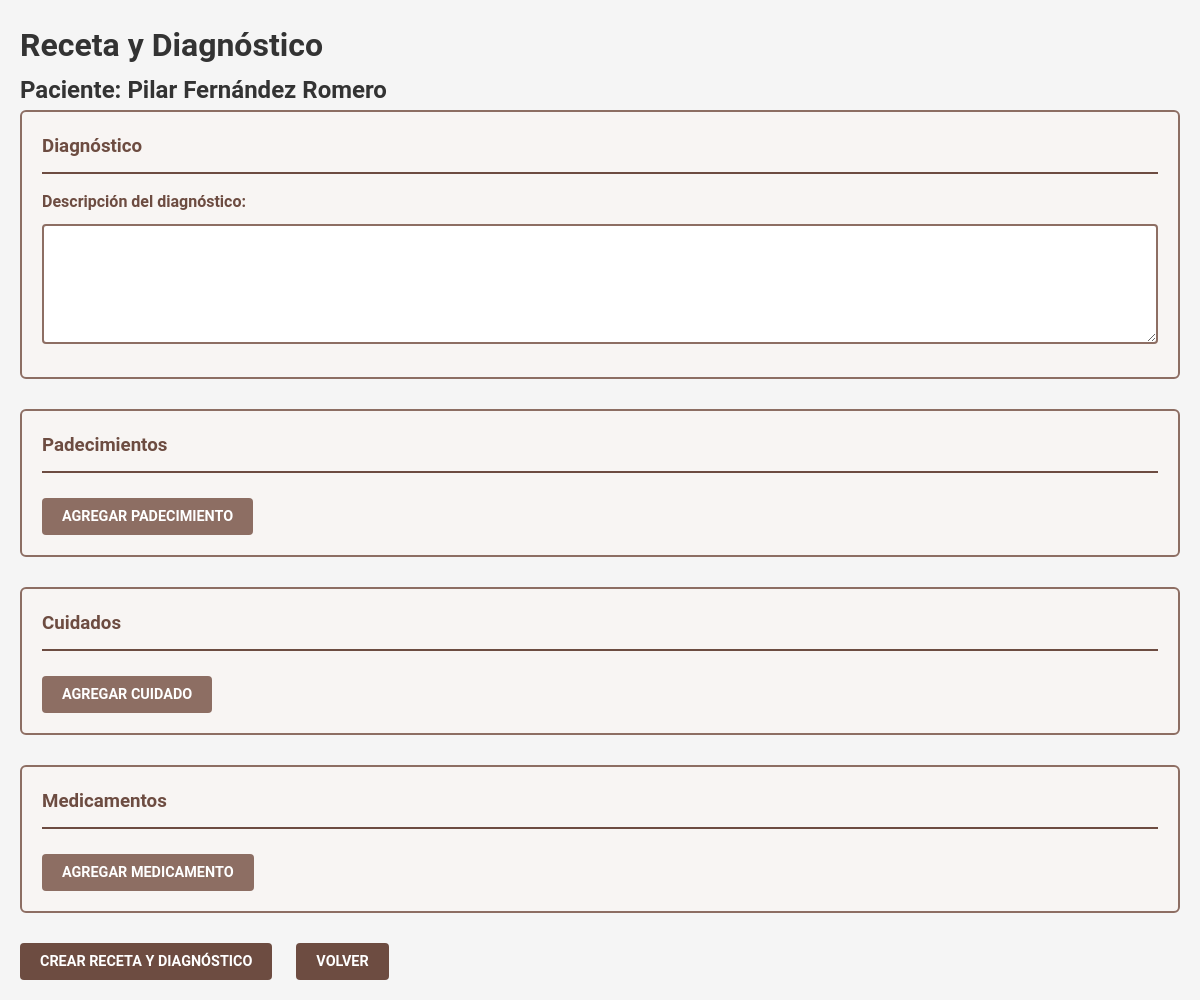
Before: /doctor/receta-paciente/54/ (signed in) with the older database file.
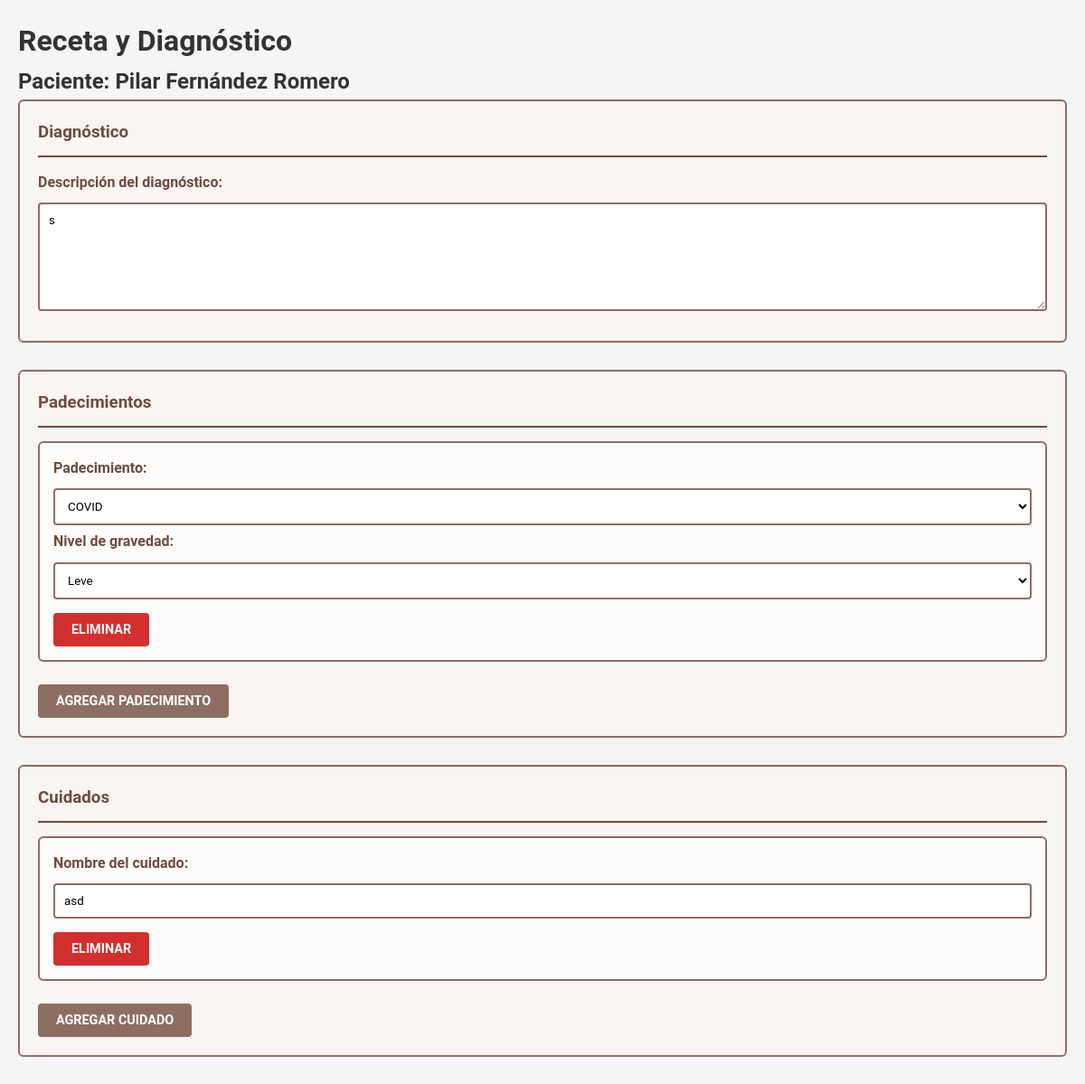
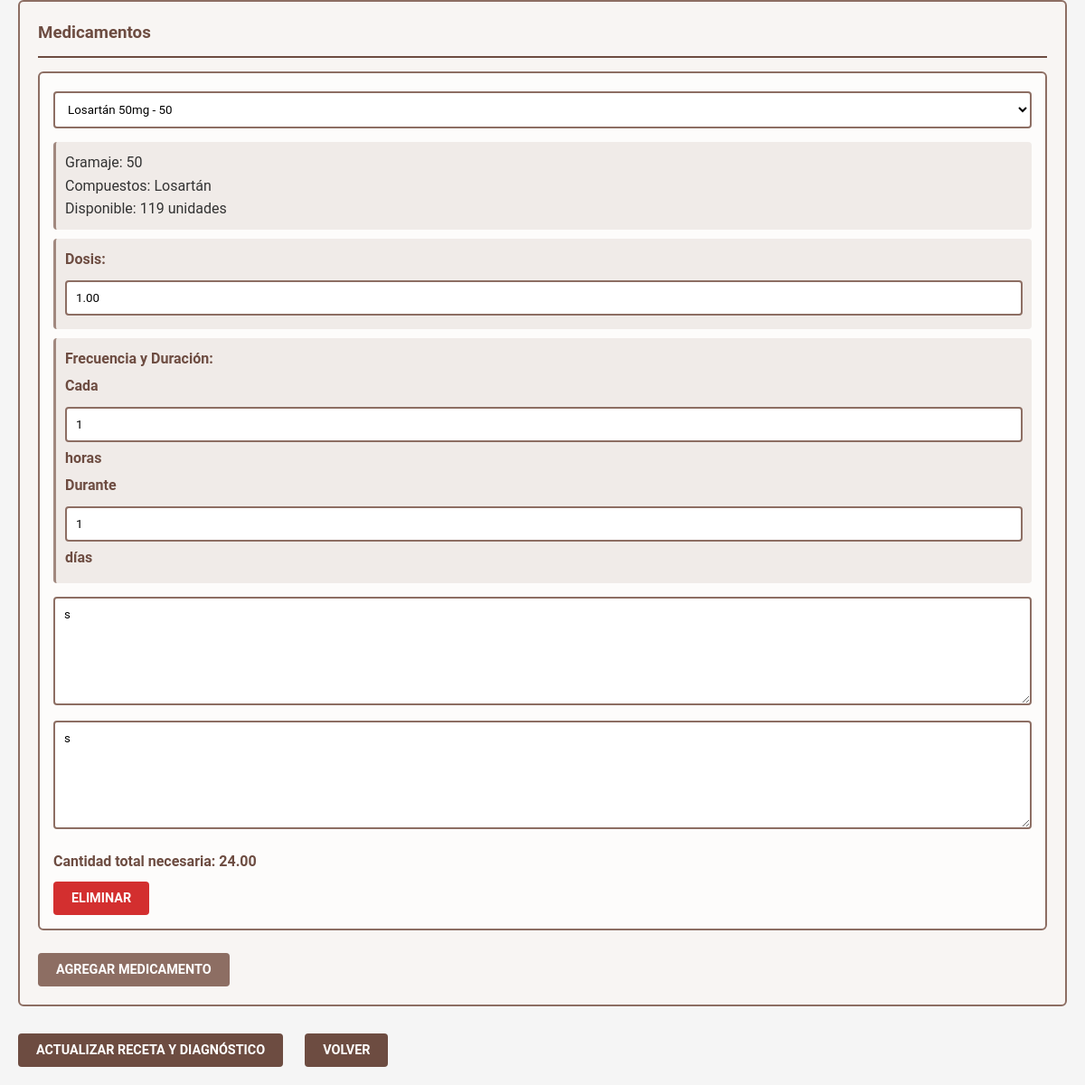
After: the same page with the newer database file (2 pictures, top to bottom).
### usuarioJefa/models.py (models this page shows, shortened)
class Paciente(models.Model):
    SEXO_CHOICES = [
        ('M', 'Masculino'),
        ('F', 'Femenino'),
    ]
    ESTADO_CHOICES = [
        ('ACTIVO', 'Activo'),
        ('INACTIVO', 'Inactivo'),
    ]
    nombres = models.CharField(max_length=100)
    apellidos = models.CharField(max_length=100)
    fecha_nacimiento = models.DateField()
    sexo = models.CharField(max_length=1, choices=SEXO_CHOICES)
    num_seguridad_social = models.CharField(max_length=20, unique=True)
    fecha_ingreso = models.DateTimeField(default=timezone.now)
    estado = models.CharField(max_length=10, choices=ESTADO_CHOICES, default='ACTIVO')
    area = models.ForeignKey('login.AreaEspecialidad', on_delete=models.PROTECT)  # Referenciamos a login.AreaEspecialidad
    doctor_actual = models.ForeignKey(
        Usuarios,
        on_delete=models.SET_NULL,
        null=True,
        related_name='pacientes_doctor',
        limit_choices_to={'tipoUsuario': 'DR'}
    )
    enfermero_actual = models.ForeignKey(
        Usuarios,
        on_delete=models.SET_NULL,
        null=True,
        related_name='pacientes_enfermero',
        limit_choices_to={'tipoUsuario': 'EN'}
    )
    hospital_origen = models.CharField(max_length=200, blank=True, null=True)
    esta_activo = models.BooleanField(default=True)
    fecha_alta = models.DateTimeField(null=True, blank=True)
    numero_ingresos = models.PositiveIntegerField(default=1)

class Medicamento(models.Model):
    nombre = models.CharField(max_length=200)
    gramaje = models.CharField(max_length=50)
    compuestos = models.ManyToManyField(Compuesto)
    cantidad_disponible = models.IntegerField(default=0)
    fecha_actualizacion = models.DateTimeField(auto_now=True)
    class Meta:
        verbose_name = 'Medicamento'
        verbose_name_plural = 'Medicamentos'

class Compuesto(models.Model):
    nombre = models.CharField(max_length=200)
    descripcion = models.TextField(blank=True)
    def __str__(self):
        return self.nombre
    class Meta:
        verbose_name = 'Compuesto'
        verbose_name_plural = 'Compuestos'

### usuarioDoctor/models.py (models this page shows, shortened)
class Diagnostico(models.Model):
    NIVELES_GRAVEDAD = [
        (1, 'Leve'),
        (2, 'Moderado'),
        (3, 'Grave')
    ]
    paciente = models.ForeignKey('usuarioJefa.Paciente', on_delete=models.CASCADE, related_name='diagnosticos')
    doctor = models.ForeignKey(
        Usuarios,
        on_delete=models.PROTECT,
        limit_choices_to={'tipoUsuario': 'DR'}
    )
    descripcion = models.TextField()
    cuidados_especificos = models.TextField()
    fecha_creacion = models.DateTimeField(auto_now_add=True)
    fecha_modificacion = models.DateTimeField(auto_now=True)
    aprobado_por_jefa = models.BooleanField(default=False)
    activo = models.BooleanField(default=True)
    numero_ingreso = models.PositiveIntegerField(default=1)
    class Meta:
        ordering = ['-fecha_creacion']

class RecetaPadecimiento(models.Model):
    receta = models.ForeignKey(Receta, on_delete=models.CASCADE, related_name='padecimientos')
    padecimiento = models.ForeignKey(Padecimiento, on_delete=models.PROTECT)
    nivel_gravedad = models.IntegerField(choices=Diagnostico.NIVELES_GRAVEDAD)

class Padecimiento(models.Model):
    nombre = models.CharField(max_length=200)
    descripcion = models.TextField(null=True, blank=True)
    areas = models.ManyToManyField(
        'login.AreaEspecialidad',
        blank=True,
        related_name='padecimientos_relacionados',
        help_text="Áreas hospitalarias donde se maneja este padecimiento"
    )
    fortalezas = models.ManyToManyField(
        'login.Fortaleza',
        blank=True,
        related_name='padecimientos_asociados',
        help_text="Fortalezas de enfermería necesarias para atender este padecimiento"
    )
    activo = models.BooleanField(default=True)
    class Meta:
        ordering = ['nombre']
        verbose_name = 'Padecimiento'
        verbose_name_plural = 'Padecimientos'

class RecetaCuidado(models.Model):
    receta = models.ForeignKey(Receta, on_delete=models.CASCADE, related_name='cuidados')
    cuidado = models.ForeignKey(Cuidado, on_delete=models.PROTECT)
    completado = models.BooleanField(default=False)
    fecha_completado = models.DateTimeField(null=True, blank=True)
    completado_por = models.ForeignKey(
        'login.Usuarios',
        null=True,
        blank=True,
        on_delete=models.SET_NULL,
        limit_choices_to={'tipoUsuario': 'EN'}
    )

class Cuidado(models.Model):
    nombre = models.CharField(max_length=200)
    class Meta:
        verbose_name = 'Cuidado'
        verbose_name_plural = 'Cuidados'

class DetalleReceta(models.Model):
    UNIDADES_MEDIDA = [
        ('TAB', 'Tabletas'),
        ('ML', 'Mililitros'),
        ('MG', 'Miligramos'),
        ('CAP', 'Cápsulas'),
        ('GOT', 'Gotas'),
        ('AMP', 'Ampolletas'),
    ]
    receta = models.ForeignKey(Receta, on_delete=models.CASCADE, related_name='detalles')
    medicamento = models.ForeignKey('usuarioJefa.Medicamento', on_delete=models.PROTECT)
    cantidad_por_toma = models.DecimalField(max_digits=5, decimal_places=2)
    unidad_medida = models.CharField(max_length=3, choices=UNIDADES_MEDIDA)
    frecuencia_horas = models.PositiveIntegerField(help_text="Cada cuántas horas")
    dias_tratamiento = models.PositiveIntegerField()
    instrucciones = models.TextField()
    descripcion_opcional = models.TextField(blank=True)
    hay_existencia = models.BooleanField(default=True)
    def calcular_cantidad_total(self):
        tomas_por_dia = Decimal('24') / Decimal(str(self.frecuencia_horas))
        return self.cantidad_por_toma * tomas_por_dia * Decimal(str(self.dias_tratamiento))

### usuarioDoctor/views.py (the view, shortened to what this page needs)
@login_required
def receta_paciente(request, paciente_id):
    paciente = get_object_or_404(Paciente, id=paciente_id)
    receta_actual = Receta.objects.filter(
        paciente=paciente,
        activa=True
    ).select_related('diagnostico').first()
    context = {
        'paciente': paciente,
        'medicamentos': Medicamento.objects.filter(cantidad_disponible__gt=0),
        'niveles_gravedad': Diagnostico.NIVELES_GRAVEDAD,
        'receta_actual': receta_actual,
        'padecimientos_disponibles': Padecimiento.objects.filter(activo=True)  # Añadido
    }
    if receta_actual:
        context.update({
            'padecimientos': RecetaPadecimiento.objects.filter(receta=receta_actual).select_related('padecimiento'),
            'cuidados': RecetaCuidado.objects.filter(receta=receta_actual).select_related('cuidado'),
            'detalles_medicamentos': DetalleReceta.objects.filter(receta=receta_actual).select_related('medicamento'),
            'diagnostico': receta_actual.diagnostico,
        })
    return render(request, 'usuarioDoctor/receta_paciente.html', context)

### usuarioDoctor/templates/usuarioDoctor/Receta_paciente.html (shortened to what this page needs)
<!DOCTYPE html>
<html lang="es">
<head>
</head>
<body>
    <h1>Receta y Diagnóstico</h1>
    <h2>Paciente: {{ paciente.nombres }} {{ paciente.apellidos }}</h2>
    <form method="POST" id="recetaForm">
        <div class="seccion-diagnostico">
            <h3>Diagnóstico</h3>
            <div>
                <label for="descripcion">Descripción del diagnóstico:</label><br>
                <textarea name="descripcion_diagnostico" id="descripcion" rows="4" required>{% if diagnostico %}{{ diagnostico.descripcion }}{% endif %}</textarea>
            </div>
        </div>
<div class="seccion-padecimientos">
    <h3>Padecimientos</h3>
    <div id="padecimientos-container">
        {% if padecimientos %}
            {% for padecimiento in padecimientos %}
                <div class="padecimiento-row">
                    <div>
                        <label>Padecimiento:</label>
                        <select name="padecimientos[]" required>
                            {% for pad in padecimientos_disponibles %}
                                <option value="{{ pad.id }}" {% if pad.id == padecimiento.padecimiento.id %}selected{% endif %}>
                                    {{ pad.nombre }}
                                </option>
                            {% endfor %}
                        </select>
                    </div>
                    <div>
                        <label>Nivel de gravedad:</label>
                        <select name="niveles_gravedad[]" required>
                            {% for nivel in niveles_gravedad %}
                                <option value="{{ nivel.0 }}" {% if nivel.0 == padecimiento.nivel_gravedad %}selected{% endif %}>
                                    {{ nivel.1 }}
                                </option>
                            {% endfor %}
                        </select>
                    </div>
                    <button type="button" onclick="eliminarPadecimiento(this)">Eliminar</button>
                </div>
            {% endfor %}
        {% endif %}
    </div>
    <button type="button" onclick="agregarPadecimiento()">Agregar Padecimiento</button>
</div>
        <div class="seccion-cuidados">
            <h3>Cuidados</h3>
            <div id="cuidados-container">
                {% if cuidados %}
                    {% for cuidado in cuidados %}
                        <div class="cuidado-row">
                            <div>
                                <label>Nombre del cuidado:</label>
                                <input type="text" name="cuidados[]" required value="{{ cuidado.cuidado.nombre }}">
                            </div>
                            <button type="button" onclick="eliminarCuidado(this)">Eliminar</button>
                        </div>
                    {% endfor %}
                {% endif %}
            </div>
            <button type="button" onclick="agregarCuidado()">Agregar Cuidado</button>
        </div>
        <div class="seccion-medicamentos">
            <h3>Medicamentos</h3>
            <div id="medicamentos-container">
                {% if detalles_medicamentos %}
                    {% for detalle in detalles_medicamentos %}
                        <div class="medicamento-row">
                            <select name="medicamentos[]" required onchange="actualizarInfoMedicamento(this)">
                                {% for medicamento in medicamentos %}
                                    <option value="{{ medicamento.id }}" {% if medicamento.id == detalle.medicamento.id %}selected{% endif %}>
                                        {{ medicamento.nombre }} - {{ medicamento.gramaje }}
                                    </option>
                                {% endfor %}
                            </select>
                            <div class="info-medicamento">
                                <p>Gramaje: {{ detalle.medicamento.gramaje }}</p>
                                <p>Compuestos: {{ detalle.medicamento.compuestos.all|join:", " }}</p>
                                <p>Disponible: {{ detalle.medicamento.cantidad_disponible }} unidades</p>
                            </div>
                            <div class="dosis-container">
                                <label>Dosis:</label>
                                <input type="number" name="cantidad_por_toma[]" step="0.01" min="0.01" required
                                       value="{{ detalle.cantidad_por_toma }}" placeholder="Cantidad">
                            </div>
                            <div class="horario-container">
                                <label>Frecuencia y Duración:</label>
                                <div>
                                    <label>Cada</label>
                                    <input type="number" name="frecuencia_horas[]" min="1" max="24" required
                                           value="{{ detalle.frecuencia_horas }}" placeholder="horas">
                                    <label>horas</label>
                                </div>
                                <div>
                                    <label>Durante</label>
                                    <input type="number" name="dias_tratamiento[]" min="1" required
                                           value="{{ detalle.dias_tratamiento }}" placeholder="días">
                                    <label>días</label>
                                </div>
                            </div>
                            <textarea name="instrucciones[]" placeholder="Instrucciones de uso" required>{{ detalle.instrucciones }}</textarea>
                            <textarea name="descripciones[]" placeholder="Descripción adicional (opcional)">{{ detalle.descripcion_opcional }}</textarea>
                            <div class="cantidad-total">
                                Cantidad total necesaria: {{ detalle.calcular_cantidad_total }}
                            </div>
                            <button type="button" onclick="eliminarMedicamento(this)">Eliminar</button>
                        </div>
                    {% endfor %}
                {% endif %}
            </div>
            <button type="button" onclick="agregarMedicamento()">Agregar Medicamento</button>
        </div>
        <div style="margin-top: 20px;">
            {% if receta_actual %}
                <button type="submit">Actualizar Receta y Diagnóstico</button>
            {% else %}
                <button type="submit">Crear Receta y Diagnóstico</button>
            {% endif %}
            <a href="{% url 'doctor:pacientes_doctor' %}" style="margin-left: 10px;">
                <button type="button">Volver</button>
            </a>
        </div>
    </form>
</body>
</html>

### usuarioDoctor/templates/usuarioDoctor/Receta_paciente.html (style rules this page uses)
:root { --primary-color: #6D4C41; --secondary-color: #8D6E63; --accent-color: #A1887F; --background-color: #F5F5F5; --text-color: #333333; --white: #FFFFFF; --border-color: #7E7E7E; }
* { margin: 0; padding: 0; box-sizing: border-box; font-family: 'Roboto', 'Arial', sans-serif; }
body { background-color: var(--background-color); color: var(--text-color); line-height: 1.6; padding: 20px; }
.seccion-diagnostico, .seccion-padecimientos, .seccion-cuidados, .seccion-medicamentos { margin-bottom: 30px; padding: 20px; border: 2px solid var(--secondary-color); border-radius: 6px; background-color: #F8F5F3; }
.seccion-diagnostico h3, .seccion-padecimientos h3, .seccion-cuidados h3, .seccion-medicamentos h3 { color: var(--primary-color); border-bottom: 2px solid var(--primary-color); padding-bottom: 10px; margin-bottom: 15px; }
label { display: inline-block; margin-bottom: 5px; font-weight: 600; color: var(--primary-color); }
input, select, textarea { width: 100%; padding: 10px; border: 2px solid var(--secondary-color); border-radius: 4px; margin: 5px 0; transition: border-color 0.3s ease; background-color: var(--white); }
textarea { resize: vertical; min-height: 120px; }
.padecimiento-row, .medicamento-row, .cuidado-row { margin: 15px 0; padding: 15px; border: 2px solid var(--secondary-color); border-radius: 6px; background-color: rgba(255, 255, 255, 0.7); }
.dosis-container, .horario-container { margin: 10px 0; padding: 10px; background-color: #F0EBE8; border-radius: 4px; border-left: 3px solid var(--accent-color); }
.cantidad-total { margin-top: 10px; font-weight: bold; color: var(--primary-color); }
.btn, button[type="button"], button[type="submit"] { display: inline-block; background-color: var(--primary-color); color: var(--white); border: none; padding: 10px 20px; border-radius: 4px; cursor: pointer; font-size: 0.9rem; font-weight: 600; transition: background-color 0.3s ease; margin-right: 10px; text-decoration: none; text-transform: uppercase; }
.padecimiento-row button, .medicamento-row button, .cuidado-row button { background-color: #D32F2F; margin-top: 10px; }
.seccion-padecimientos > button[type="button"], .seccion-cuidados > button[type="button"], .seccion-medicamentos > button[type="button"] { background-color: var(--secondary-color); margin-top: 10px; }
.info-medicamento { margin: 10px 0; padding: 10px; background-color: #F0EBE8; border-radius: 4px; border-left: 3px solid var(--accent-color); }

Changed rows visible on the page:
added Diagnostico: descripcion_diagnostico "s"
added RecetaPadecimiento: padecimiento.nombre "COVID", nivel_gravedad "Leve"
added RecetaCuidado: cuidado.nombre "asd"
added DetalleReceta: medicamento.nombre "Losartán 50mg - 50", medicamento.gramaje "50", medicamento.compuestos.all "Losartán", medicamento.cantidad_disponible "119", cantidad_por_toma "1.00", frecuencia_horas "1", dias_tratamiento "1", instrucciones "s", descripcion_opcional "s", calcular_cantidad_total "24.00"
Other visible differences:
text no longer shown: "CREAR RECETA Y DIAGNÓSTICO"
text now shown: "ACTUALIZAR RECETA Y DIAGNÓSTICO"
